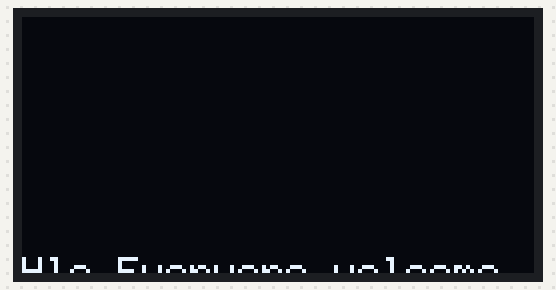
This sketch was run on a simulated Arduino Uno, built with avr-gcc and run on an emulated ATmega328P. Parts: 128×64 one-colour display.

Above: at 0.31 s.
At 1.33 s:
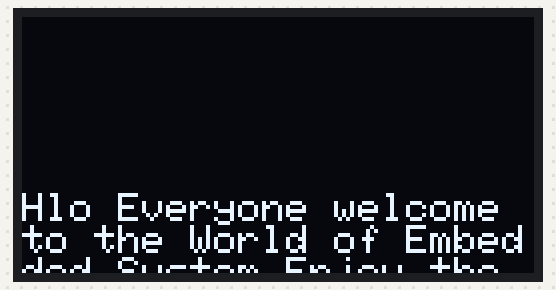
At 2.4 s:
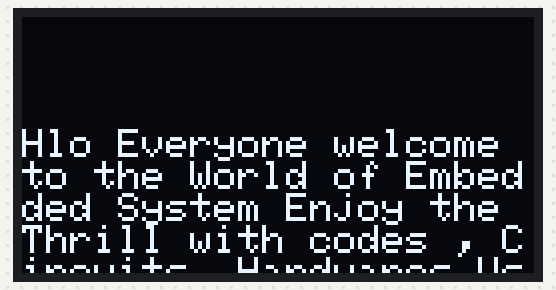
At 4.51 s:
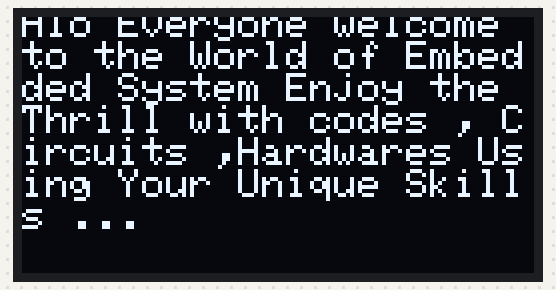
At 6.53 s:
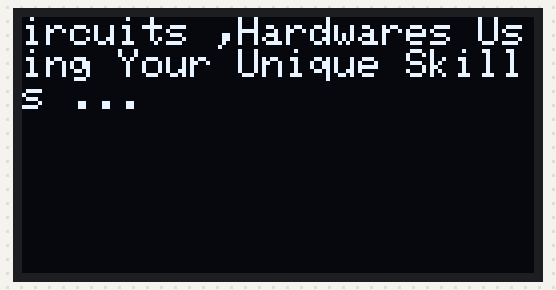
At 8.64 s:
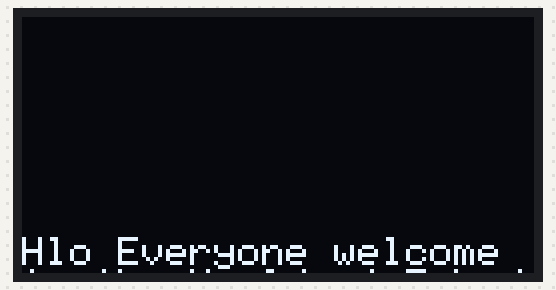

Measured:
- by itself, everything shown: repeats every 8.0 s, in 119 steps

The sketch:

1.3_inch_oled_Vertical_Scrolling_Text.ino
```cpp
//================================================================ upword text scroll===================================================
#include <Wire.h>
#include <Adafruit_GFX.h>
#include <Adafruit_SH110X.h>

Adafruit_SH1106G display(128, 64, &Wire, -1);

String text ="Hlo Everyone welcome to the World of Embedded System Enjoy the Thrill with codes , Circuits ,Hardwares Using Your Unique Skills ...";

int y = 64;

// OLED + Font Settings
const int SCREEN_WIDTH  = 128;
const int SCREEN_HEIGHT = 64;

const int TEXT_SIZE = 1;

const int CHAR_WIDTH  = 6 * TEXT_SIZE;
const int CHAR_HEIGHT = 8 * TEXT_SIZE;

void setup()
{
  Wire.begin();

  display.begin(0x3C, true);

  display.clearDisplay();

  display.setTextSize(TEXT_SIZE);
  display.setTextColor(SH110X_WHITE);
  display.setTextWrap(true);
}

void loop()
{
  display.clearDisplay();

  display.setCursor(0, y);

  display.print(text);

  display.display();

  y--;

  // =========================
  // AUTO TEXT HEIGHT DETECT
  // =========================

  int charsPerLine = SCREEN_WIDTH / CHAR_WIDTH;

  int totalLines = (text.length() + charsPerLine - 1)/ charsPerLine;

  int textHeight = totalLines * CHAR_HEIGHT;

  // =========================

  if (y < -textHeight)
  {
    y = SCREEN_HEIGHT;
  }

  delay(30);
}
```
